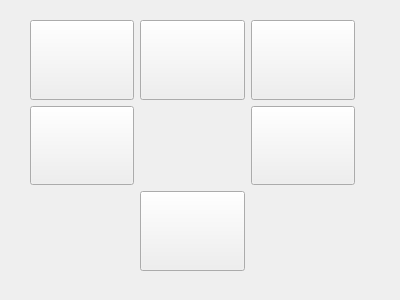
<?xml version="1.0" encoding="UTF-8"?>
<ui version="4.0">
 <class>DirectionalArrows</class>
 <widget class="QWidget" name="DirectionalArrows">
  <property name="geometry">
   <rect>
    <x>0</x>
    <y>0</y>
    <width>400</width>
    <height>300</height>
   </rect>
  </property>
  <property name="windowTitle">
   <string>Directional Arrows</string>
  </property>
  <widget class="QWidget" name="gridLayoutWidget">
   <property name="geometry">
    <rect>
     <x>30</x>
     <y>20</y>
     <width>325</width>
     <height>251</height>
    </rect>
   </property>
   <layout class="QGridLayout" name="gridLayout">
    <item row="1" column="0">
     <widget class="QPushButton" name="b_left">
      <property name="sizePolicy">
       <sizepolicy hsizetype="Expanding" vsizetype="Expanding">
        <horstretch>0</horstretch>
        <verstretch>0</verstretch>
       </sizepolicy>
      </property>
      <property name="text">
       <string/>
      </property>
      <property name="icon">
       <iconset>
        <normaloff>../../public/left-arrow.png</normaloff>../../public/left-arrow.png</iconset>
      </property>
     </widget>
    </item>
    <item row="1" column="2">
     <widget class="QPushButton" name="b_right">
      <property name="sizePolicy">
       <sizepolicy hsizetype="Expanding" vsizetype="Expanding">
        <horstretch>0</horstretch>
        <verstretch>0</verstretch>
       </sizepolicy>
      </property>
      <property name="text">
       <string/>
      </property>
      <property name="icon">
       <iconset>
        <normaloff>../../public/right-arrow.png</normaloff>../../public/right-arrow.png</iconset>
      </property>
     </widget>
    </item>
    <item row="0" column="1">
     <widget class="QPushButton" name="b_forw">
      <property name="sizePolicy">
       <sizepolicy hsizetype="Expanding" vsizetype="Expanding">
        <horstretch>0</horstretch>
        <verstretch>0</verstretch>
       </sizepolicy>
      </property>
      <property name="text">
       <string/>
      </property>
      <property name="icon">
       <iconset>
        <normaloff>../../public/forw-arrow.png</normaloff>../../public/forw-arrow.png</iconset>
      </property>
     </widget>
    </item>
    <item row="0" column="2">
     <widget class="QPushButton" name="b_forw_right">
      <property name="sizePolicy">
       <sizepolicy hsizetype="Expanding" vsizetype="Expanding">
        <horstretch>0</horstretch>
        <verstretch>0</verstretch>
       </sizepolicy>
      </property>
      <property name="text">
       <string/>
      </property>
      <property name="icon">
       <iconset>
        <normaloff>../../public/up-right-arrow.png</normaloff>../../public/up-right-arrow.png</iconset>
      </property>
     </widget>
    </item>
    <item row="2" column="1">
     <widget class="QPushButton" name="b_back">
      <property name="sizePolicy">
       <sizepolicy hsizetype="Expanding" vsizetype="Expanding">
        <horstretch>0</horstretch>
        <verstretch>0</verstretch>
       </sizepolicy>
      </property>
      <property name="text">
       <string/>
      </property>
      <property name="icon">
       <iconset>
        <normaloff>../../public/back-arrow.png</normaloff>../../public/back-arrow.png</iconset>
      </property>
     </widget>
    </item>
    <item row="0" column="0">
     <widget class="QPushButton" name="b_forw_left">
      <property name="sizePolicy">
       <sizepolicy hsizetype="Expanding" vsizetype="Expanding">
        <horstretch>0</horstretch>
        <verstretch>0</verstretch>
       </sizepolicy>
      </property>
      <property name="text">
       <string/>
      </property>
      <property name="icon">
       <iconset>
        <normaloff>../../public/up-left-arrow.png</normaloff>../../public/up-left-arrow.png</iconset>
      </property>
     </widget>
    </item>
   </layout>
  </widget>
 </widget>
 <resources/>
 <connections/>
</ui>
